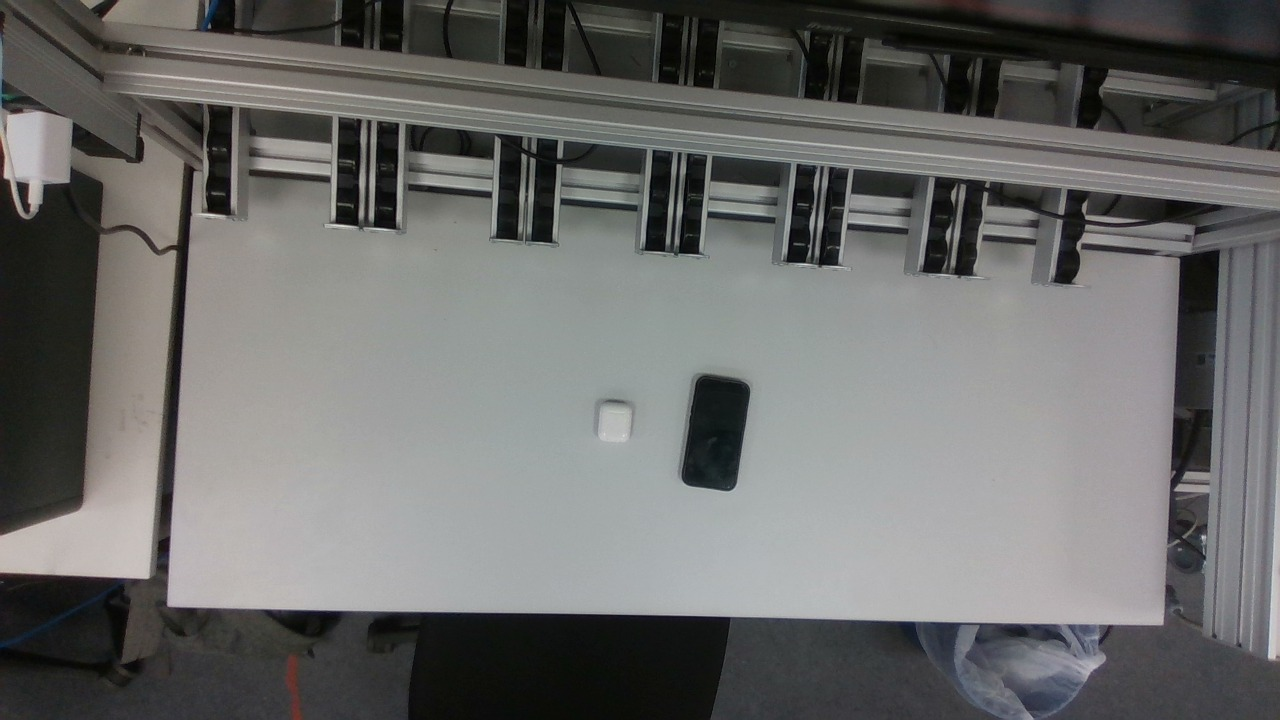
#> input picture data/debug_sent_frame.jpg, 1280 x 720 px
$ python -i paint_app.py   (imports and definitions only)
#> lines starting #> are read from the running program, lines starting #| are printed output that depends on the picture; after the words box and inside, x2 and y2 are one past the last pixel; in counts of white or black regions, pixels touching at a corner belong together
import subprocess
import os
import time
import pyautogui
import cv2
import numpy as np


def open_image_in_paint(image_path: str) -> None:
    """
    Open an image in MS Paint and create a new layer.

    :param image_path: The path to the image
    """
    # Check if the image exists
    if os.path.isfile(image_path):
        # MS Paint mit dem Bild öffnen
        process = subprocess.Popen(['mspaint', image_path])

        # Wartezeit, damit MS Paint vollständig geladen wird
        time.sleep(2)

        # Neue Ebene erstellen (Anpassung je nach Tastenkombination)
        pyautogui.hotkey('ctrl', 'shift', 'n')

        process.wait()

        print("MS paint is closed.")
    else:
        print(f"The image at {image_path} was not found.")


def analyze_multiple_drawings_with_advanced_filters(image_path: str, min_area: float = 5.0, min_width: int = 10, min_height: int = 10, scale_factor: float = 1.5):
    # Bild laden
#> called with image_path = '../data/debug_sent_frame.jpg', min_area = 5, min_width = 10, min_height = 10, scale_factor = 1.5
    image = cv2.imread(image_path)
#> image is the input picture: shape (720, 1280, 3); mean B, G, R 106.6, 107.9, 107.6

    # Erstellen einer Maske für alle nicht-schwarzen Pixel
    non_black_mask = cv2.inRange(image, (1, 1, 1), (255, 255, 255))
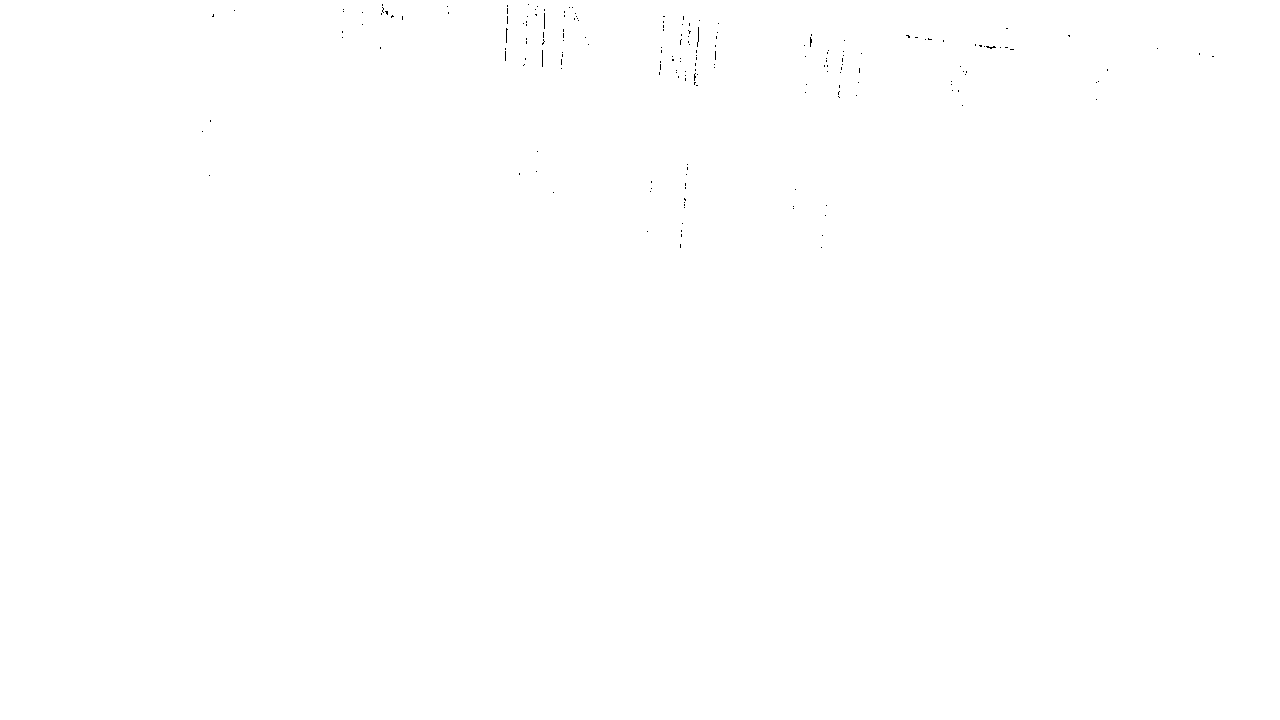
#> non_black_mask: shape (720, 1280); 99.9% white; black in thin lines or dots, all inside (x1, y1, x2, y2) = (202, 4, 1214, 248)

    # Konturen und Hierarchie im Bild finden
    contours, hierarchy = cv2.findContours(non_black_mask, cv2.RETR_CCOMP, cv2.CHAIN_APPROX_SIMPLE)
#> contours = 205 contours, 197 with area under 20; largest, box (x1, y1, x2, y2) and area: (0, 0, 1280, 720) 919601, (541, 49, 544, 68) 34, (543, 12, 546, 30) 32, (505, 27, 509, 44) 31, (697, 26, 700, 43) 30, (985, 45, 997, 50) 26, (809, 36, 813, 48) 24, (504, 50, 507, 62) 20

    # Liste, um Details aller gefilterten Zeichnungen zu speichern
    drawings = []

    # Jede Kontur in der Hierarchie analysieren
    for i, contour in enumerate(contours):
        # Nur äußere Konturen ohne übergeordnete Elemente berücksichtigen
        if hierarchy[0][i][3] == -1:  # -1 bedeutet keine übergeordnete Kontur
            # Konturfläche und Bounding Box prüfen
            area = cv2.contourArea(contour)
            x, y, w, h = cv2.boundingRect(contour)

            # Filter nach Fläche, Breite und Höhe der Bounding Box
            if area >= min_area and w >= min_width and h >= min_height:
                # Mittelpunkt der aktuellen Zeichnung berechnen
                M = cv2.moments(contour)
                if M["m00"] != 0:
                    center_x = int(M["m10"] / M["m00"])
                    center_y = int(M["m01"] / M["m00"])
                else:
                    center_x, center_y = 0, 0

                # Konturkoordinaten speichern
                contour_coordinates = contour.reshape(-1, 2).tolist()

                # Zeichne die Bounding Box und den Mittelpunkt für die Verifikation
                cv2.rectangle(image, (x, y), (x + w, y + h), (0, 255, 0), 2)  # Bounding Box in Grün
                cv2.drawMarker(image, (center_x, center_y), (0, 0, 255), markerType=cv2.MARKER_CROSS, markerSize=10, thickness=2)  # Mittelpunkt als Kreuz

                # Kontur als Linie zeichnen (optional, um die Form zu visualisieren)
                cv2.drawContours(image, [contour], -1, (255, 0, 0), 2)  # Kontur in Blau

                # Speichere die Details dieser Zeichnung in der Liste
                drawings.append({
                    "bounding_box": (x, y, w, h),
                    "center": (center_x, center_y),
                    "contour_coordinates": contour_coordinates,
                    "area": area
                })
#> this loop made 205 passes
#> (area, x, y, w, h, center_x, center_y, contour_coordinates) on pass 1: (919601, 0, 0, 1280, 720, 639, 359, [[0, 0], [0, 719], [1279, 719], [1279, 0]])
#> contour on passes 2, 4, 6, 8, 9, 10: [[820, 247], [821, 246], [822, 247], [821, 248]], [[821, 235], [822, 234], [823, 235], [822, 236]], [[646, 231], [647, 230], [648, 231], [647, 232]], [[681, 223], [682, 222], [683, 223], [682, 224]], [[824, 215], [825, 214], [826, 215], [825, 216]], [[792, 208], [793, 207], [794, 208], [793, 209]]
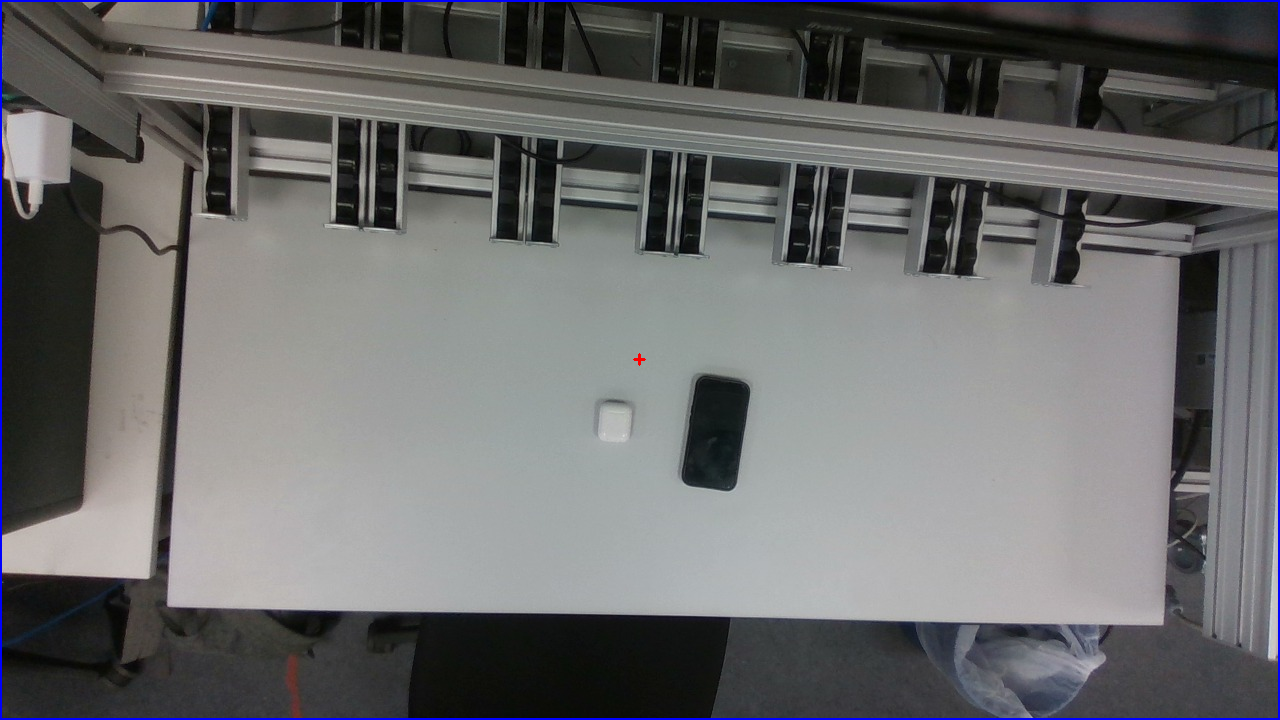
#> image: shape (720, 1280, 3); 0.87% of pixels changed, all inside (x1, y1, x2, y2) = (0, 0, 1280, 720)
#> after the loop, drawings = 1 item

    # Bild skalieren
    scaled_image = cv2.resize(image, None, fx=scale_factor, fy=scale_factor, interpolation=cv2.INTER_LINEAR)

    # Zeige das skalierte Bild mit allen Bounding Boxes, Mittelpunkten und Konturen
    cv2.imshow("Mehrere Zeichnungen erkennen (vergrößert)", scaled_image)
    cv2.waitKey(0)
    cv2.destroyAllWindows()

    # Ausgabe der Anzahl und Details der Zeichnungen
    print(f"Anzahl gefundener Zeichnungen: {len(drawings)}")
#| Anzahl gefundener Zeichnungen: 1
    for i, drawing in enumerate(drawings):
        print(f"Zeichnung {i + 1}:")
        print(f"  Bounding Box: {drawing['bounding_box']}")
        print(f"  Mittelpunkt: {drawing['center']}")
        print(f"  Fläche: {drawing['area']}")
        print(f"  Anzahl Konturpunkte: {len(drawing['contour_coordinates'])}")
#> this loop made 1 pass
#| Zeichnung 1:
#|   Bounding Box: (0, 0, 1280, 720)
#|   Mittelpunkt: (639, 359)
#|   Fläche: 919601.0
#|   Anzahl Konturpunkte: 4

    # Rückgabe der Details aller Zeichnungen
    return drawings

>>> result = analyze_multiple_drawings_with_advanced_filters('../data/debug_sent_frame.jpg')
#> result = 1 item
